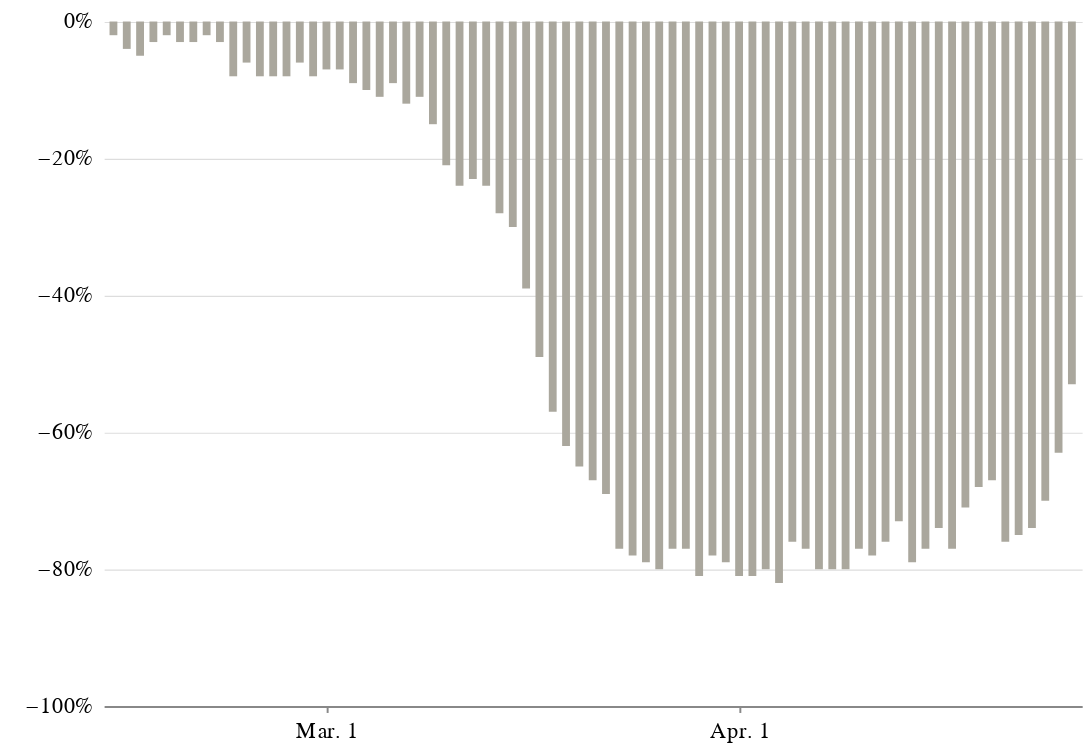

This figure's notebook cell:
### Code cell
europe_agg_chart = alt.Chart(europe_date_agg).mark_bar(size=4,color='#AAA79D').encode(
    x=alt.X('date_:T', title='', axis=alt.Axis(grid=False, tickCount=3, format='%b. %-d')),
    y=alt.Y('pct_diff:Q', title='', axis=alt.Axis(gridWidth=.6,\
    gridColor='#dddddd',offset=3,tickSize=0,domainOpacity=0,tickCount=4, format='%'), \
            scale=alt.Scale(domain=(-1, 0)))
).properties(width=500, height=350,
    title=''
)

(europe_agg_chart).configure_view(strokeOpacity=0)

### Figure 1 — Vega-Lite specification as saved in the notebook (floating-point values rounded to 4 significant figures)
{"config": {"view": {"width": 800, "height": 450, "strokeOpacity": 0}, "background": "#ffffff", "title": {"anchor": "start", "font": "Benton Gothic Bold, sans", "fontColor": "#000000", "fontSize": 22, "fontWeight": "normal"}, "arc": {"fill": "#82c6df"}, "area": {"fill": "#82c6df"}, "line": {"stroke": "#82c6df", "strokeWidth": 3}, "path": {"stroke": "#82c6df"}, "rect": {"fill": "#82c6df"}, "shape": {"stroke": "#82c6df"}, "bar": {"fill": "#82c6df"}, "point": {"stroke": "#82c6df"}, "symbol": {"fill": "#82c6df", "size": 30}, "axis": {"titleFont": "Benton Gothic Bold, sans", "titleFontSize": 13, "titleFontWeight": "normal", "labelFont": "Benton Gothic, sans", "labelFontSize": 11.5, "labelFontWeight": "normal"}, "axisX": {"labelAngle": 0, "labelPadding": 4, "tickSize": 3}, "axisY": {"labelBaseline": "middle", "maxExtent": 45, "minExtent": 45, "tickSize": 2, "titleAlign": "left", "titleAngle": 0, "titleX": -45, "titleY": -11}, "legend": {"titleFont": "Benton Gothic Bold, sans", "titleFontSize": 13, "titleFontWeight": "normal", "symbolType": "square", "labelFont": "Benton Gothic, sans", "labelFontSize": 11.5}, "range": {"category": ["#3580b1", "#ec8431", "#ab7fb4", "#c89d29", "#adc839", "#829eb1"], "diverging": ["#e68a4f", "#f4bb6a", "#f9e39c", "#dadfe2", "#a6b7c6", "#849eae"], "heatmap": ["#fbf2c7", "#f9e39c", "#f8d36e", "#f4bb6a", "#e68a4f", "#d15a40", "#ab4232"], "ordinal": ["#fbf2c7", "#f9e39c", "#f8d36e", "#f4bb6a", "#e68a4f", "#d15a40", "#ab4232"], "ramp": ["#fbf2c7", "#f9e39c", "#f8d36e", "#f4bb6a", "#e68a4f", "#d15a40", "#ab4232"]}}, "data": {"name": "data-d2e73dce2662034cc313d46f9ae15cb2"}, "mark": {"type": "bar", "color": "#AAA79D", "size": 4}, "encoding": {"x": {"type": "temporal", "axis": {"format": "%b. %-d", "grid": false, "tickCount": 3}, "field": "date_", "title": ""}, "y": {"type": "quantitative", "axis": {"domainOpacity": 0, "format": "%", "gridColor": "#dddddd", "gridWidth": 0.6, "offset": 3, "tickCount": 4, "tickSize": 0}, "field": "pct_diff", "scale": {"domain": [-1, 0]}, "title": ""}}, "height": 350, "title": "", "width": 500, "$schema": "https://vega.github.io/schema/vega-lite/v4.0.2.json", "datasets": {"data-d2e73dce2662034cc313d46f9ae15cb2": [{"date_": "2/14/20", "scheduled_mean": 337.2, "scheduled_sum": 10453, "departed_mean": 331.3, "departed_sum": 10269, "sum_diff": -184, "pct_diff": -0.02}, {"date_": "2/15/20", "scheduled_mean": 289.5, "scheduled_sum": 9264, "departed_mean": 279.1, "departed_sum": 8931, "sum_diff": -333, "pct_diff": -0.04}, {"date_": "2/16/20", "scheduled_mean": 337.6, "scheduled_sum": 10802, "departed_mean": 320.2, "departed_sum": 10245, "sum_diff": -557, "pct_diff": -0.05}, {"date_": "2/17/20", "scheduled_mean": 339.0, "scheduled_sum": 10848, "departed_mean": 329.9, "departed_sum": 10556, "sum_diff": -292, "pct_diff": -0.03}, {"date_": "2/18/20", "scheduled_mean": 309.8, "scheduled_sum": 9913, "departed_mean": 302.3, "departed_sum": 9673, "sum_diff": -240, "pct_diff": -0.02}, {"date_": "2/19/20", "scheduled_mean": 322.1, "scheduled_sum": 10307, "departed_mean": 312.4, "departed_sum": 9996, "sum_diff": -311, "pct_diff": -0.03}, {"date_": "2/20/20", "scheduled_mean": 336.9, "scheduled_sum": 10781, "departed_mean": 326.0, "departed_sum": 10432, "sum_diff": -349, "pct_diff": -0.03}, {"date_": "2/21/20", "scheduled_mean": 351.6, "scheduled_sum": 11250, "departed_mean": 343.8, "departed_sum": 11000, "sum_diff": -250, "pct_diff": -0.02}, {"date_": "2/22/20", "scheduled_mean": 295.2, "scheduled_sum": 9446, "departed_mean": 285.8, "departed_sum": 9147, "sum_diff": -299, "pct_diff": -0.03}, {"date_": "2/23/20", "scheduled_mean": 350.9, "scheduled_sum": 11229, "departed_mean": 323.2, "departed_sum": 10343, "sum_diff": -886, "pct_diff": -0.08}, {"date_": "2/24/20", "scheduled_mean": 352.2, "scheduled_sum": 11270, "departed_mean": 332.1, "departed_sum": 10628, "sum_diff": -642, "pct_diff": -0.06}, {"date_": "2/25/20", "scheduled_mean": 326.4, "scheduled_sum": 10445, "departed_mean": 301.1, "departed_sum": 9636, "sum_diff": -809, "pct_diff": -0.08}, {"date_": "2/26/20", "scheduled_mean": 339.3, "scheduled_sum": 10859, "departed_mean": 313.3, "departed_sum": 10025, "sum_diff": -834, "pct_diff": -0.08}, {"date_": "2/27/20", "scheduled_mean": 352.8, "scheduled_sum": 11291, "departed_mean": 323.2, "departed_sum": 10344, "sum_diff": -947, "pct_diff": -0.08}, {"date_": "2/28/20", "scheduled_mean": 365.1, "scheduled_sum": 11684, "departed_mean": 341.8, "departed_sum": 10936, "sum_diff": -748, "pct_diff": -0.06}, {"date_": "2/29/20", "scheduled_mean": 308.2, "scheduled_sum": 9863, "departed_mean": 282.1, "departed_sum": 9028, "sum_diff": -835, "pct_diff": -0.08}, {"date_": "3/1/20", "scheduled_mean": 349.8, "scheduled_sum": 11193, "departed_mean": 325.8, "departed_sum": 10425, "sum_diff": -768, "pct_diff": -0.07}, {"date_": "3/10/20", "scheduled_mean": 335.0, "scheduled_sum": 10719, "departed_mean": 263.8, "departed_sum": 8441, "sum_diff": -2278, "pct_diff": -0.21}, {"date_": "3/11/20", "scheduled_mean": 345.2, "scheduled_sum": 11048, "departed_mean": 261.2, "departed_sum": 8358, "sum_diff": -2690, "pct_diff": -0.24}, {"date_": "3/12/20", "scheduled_mean": 355.6, "scheduled_sum": 11380, "departed_mean": 272.4, "departed_sum": 8717, "sum_diff": -2663, "pct_diff": -0.23}, {"date_": "3/13/20", "scheduled_mean": 367.7, "scheduled_sum": 11765, "departed_mean": 279.3, "departed_sum": 8938, "sum_diff": -2827, "pct_diff": -0.24}, {"date_": "3/14/20", "scheduled_mean": 307.5, "scheduled_sum": 9840, "departed_mean": 220.6, "departed_sum": 7058, "sum_diff": -2782, "pct_diff": -0.28}, {"date_": "3/15/20", "scheduled_mean": 340.2, "scheduled_sum": 10886, "departed_mean": 239.7, "departed_sum": 7669, "sum_diff": -3217, "pct_diff": -0.3}, {"date_": "3/16/20", "scheduled_mean": 333.1, "scheduled_sum": 10660, "departed_mean": 203.4, "departed_sum": 6509, "sum_diff": -4151, "pct_diff": -0.39}, {"date_": "3/17/20", "scheduled_mean": 215.8, "scheduled_sum": 6906, "departed_mean": 109.4, "departed_sum": 3501, "sum_diff": -3405, "pct_diff": -0.49}, {"date_": "3/18/20", "scheduled_mean": 319.8, "scheduled_sum": 10234, "departed_mean": 137.5, "departed_sum": 4401, "sum_diff": -5833, "pct_diff": -0.57}, {"date_": "3/19/20", "scheduled_mean": 333.0, "scheduled_sum": 10657, "departed_mean": 127.5, "departed_sum": 4079, "sum_diff": -6578, "pct_diff": -0.62}, {"date_": "3/2/20", "scheduled_mean": 356.3, "scheduled_sum": 11402, "departed_mean": 331.0, "departed_sum": 10591, "sum_diff": -811, "pct_diff": -0.07}, {"date_": "3/20/20", "scheduled_mean": 168.9, "scheduled_sum": 5404, "departed_mean": 58.81, "departed_sum": 1882, "sum_diff": -3522, "pct_diff": -0.65}, {"date_": "3/21/20", "scheduled_mean": 282.4, "scheduled_sum": 9036, "departed_mean": 92.66, "departed_sum": 2965, "sum_diff": -6071, "pct_diff": -0.67}, {"date_": "3/22/20", "scheduled_mean": 310.2, "scheduled_sum": 9925, "departed_mean": 95.03, "departed_sum": 3041, "sum_diff": -6884, "pct_diff": -0.69}, {"date_": "3/23/20", "scheduled_mean": 288.8, "scheduled_sum": 9241, "departed_mean": 66.81, "departed_sum": 2138, "sum_diff": -7103, "pct_diff": -0.77}, {"date_": "3/24/20", "scheduled_mean": 259.4, "scheduled_sum": 8302, "departed_mean": 56.97, "departed_sum": 1823, "sum_diff": -6479, "pct_diff": -0.78}, {"date_": "3/25/20", "scheduled_mean": 260.7, "scheduled_sum": 8341, "departed_mean": 54.72, "departed_sum": 1751, "sum_diff": -6590, "pct_diff": -0.79}, {"date_": "3/26/20", "scheduled_mean": 263.5, "scheduled_sum": 8432, "departed_mean": 53.72, "departed_sum": 1719, "sum_diff": -6713, "pct_diff": -0.8}, {"date_": "3/27/20", "scheduled_mean": 248.6, "scheduled_sum": 7955, "departed_mean": 56.31, "departed_sum": 1802, "sum_diff": -6153, "pct_diff": -0.77}, {"date_": "3/28/20", "scheduled_mean": 193.1, "scheduled_sum": 6178, "departed_mean": 44.12, "departed_sum": 1412, "sum_diff": -4766, "pct_diff": -0.77}, {"date_": "3/29/20", "scheduled_mean": 235.2, "scheduled_sum": 7526, "departed_mean": 45.72, "departed_sum": 1463, "sum_diff": -6063, "pct_diff": -0.81}, {"date_": "3/3/20", "scheduled_mean": 333.7, "scheduled_sum": 10678, "departed_mean": 303.9, "departed_sum": 9726, "sum_diff": -952, "pct_diff": -0.09}, {"date_": "3/30/20", "scheduled_mean": 174.6, "scheduled_sum": 5587, "departed_mean": 38.72, "departed_sum": 1239, "sum_diff": -4348, "pct_diff": -0.78}, {"date_": "3/31/20", "scheduled_mean": 162.1, "scheduled_sum": 5186, "departed_mean": 34.0, "departed_sum": 1088, "sum_diff": -4098, "pct_diff": -0.79}, {"date_": "3/4/20", "scheduled_mean": 346.8, "scheduled_sum": 11097, "departed_mean": 311.2, "departed_sum": 9957, "sum_diff": -1140, "pct_diff": -0.1}, {"date_": "3/5/20", "scheduled_mean": 355.3, "scheduled_sum": 11371, "departed_mean": 316.5, "departed_sum": 10127, "sum_diff": -1244, "pct_diff": -0.11}, {"date_": "3/6/20", "scheduled_mean": 365.8, "scheduled_sum": 11706, "departed_mean": 331.2, "departed_sum": 10597, "sum_diff": -1109, "pct_diff": -0.09}, {"date_": "3/7/20", "scheduled_mean": 309.0, "scheduled_sum": 9887, "departed_mean": 270.6, "departed_sum": 8658, "sum_diff": -1229, "pct_diff": -0.12}, {"date_": "3/8/20", "scheduled_mean": 348.6, "scheduled_sum": 11156, "departed_mean": 309.6, "departed_sum": 9908, "sum_diff": -1248, "pct_diff": -0.11}, {"date_": "3/9/20", "scheduled_mean": 355.6, "scheduled_sum": 11380, "departed_mean": 300.8, "departed_sum": 9624, "sum_diff": -1756, "pct_diff": -0.15}, {"date_": "4/1/20", "scheduled_mean": 161.4, "scheduled_sum": 5164, "departed_mean": 29.91, "departed_sum": 957, "sum_diff": -4207, "pct_diff": -0.81}, {"date_": "4/10/20", "scheduled_mean": 92.31, "scheduled_sum": 2954, "departed_mean": 21.34, "departed_sum": 683, "sum_diff": -2271, "pct_diff": -0.77}, {"date_": "4/11/20", "scheduled_mean": 77.69, "scheduled_sum": 2486, "departed_mean": 16.84, "departed_sum": 539, "sum_diff": -1947, "pct_diff": -0.78}, {"date_": "4/12/20", "scheduled_mean": 77.06, "scheduled_sum": 2466, "departed_mean": 18.78, "departed_sum": 601, "sum_diff": -1865, "pct_diff": -0.76}, {"date_": "4/13/20", "scheduled_mean": 70.31, "scheduled_sum": 2250, "departed_mean": 18.72, "departed_sum": 599, "sum_diff": -1651, "pct_diff": -0.73}, {"date_": "4/14/20", "scheduled_mean": 84.53, "scheduled_sum": 2705, "departed_mean": 17.97, "departed_sum": 575, "sum_diff": -2130, "pct_diff": -0.79}, {"date_": "4/15/20", "scheduled_mean": 90.69, "scheduled_sum": 2902, "departed_mean": 20.66, "departed_sum": 661, "sum_diff": -2241, "pct_diff": -0.77}, {"date_": "4/16/20", "scheduled_mean": 76.22, "scheduled_sum": 2439, "departed_mean": 19.44, "departed_sum": 622, "sum_diff": -1817, "pct_diff": -0.74}, {"date_": "4/17/20", "scheduled_mean": 94.75, "scheduled_sum": 3032, "departed_mean": 22.0, "departed_sum": 704, "sum_diff": -2328, "pct_diff": -0.77}, {"date_": "4/18/20", "scheduled_mean": 61.53, "scheduled_sum": 1969, "departed_mean": 17.75, "departed_sum": 568, "sum_diff": -1401, "pct_diff": -0.71}, {"date_": "4/19/20", "scheduled_mean": 60.41, "scheduled_sum": 1933, "departed_mean": 19.62, "departed_sum": 628, "sum_diff": -1305, "pct_diff": -0.68}, {"date_": "4/2/20", "scheduled_mean": 148.9, "scheduled_sum": 4765, "departed_mean": 27.91, "departed_sum": 893, "sum_diff": -3872, "pct_diff": -0.81}, {"date_": "4/20/20", "scheduled_mean": 63.16, "scheduled_sum": 2021, "departed_mean": 20.62, "departed_sum": 660, "sum_diff": -1361, "pct_diff": -0.67}, {"date_": "4/21/20", "scheduled_mean": 76.97, "scheduled_sum": 2463, "departed_mean": 18.81, "departed_sum": 602, "sum_diff": -1861, "pct_diff": -0.76}, {"date_": "4/22/20", "scheduled_mean": 80.66, "scheduled_sum": 2581, "departed_mean": 19.78, "departed_sum": 633, "sum_diff": -1948, "pct_diff": -0.75}, {"date_": "4/23/20", "scheduled_mean": 77.59, "scheduled_sum": 2483, "departed_mean": 20.47, "departed_sum": 655, "sum_diff": -1828, "pct_diff": -0.74}, {"date_": "4/24/20", "scheduled_mean": 76.34, "scheduled_sum": 2443, "departed_mean": 22.81, "departed_sum": 730, "sum_diff": -1713, "pct_diff": -0.7}, {"date_": "4/25/20", "scheduled_mean": 52.12, "scheduled_sum": 1668, "departed_mean": 19.25, "departed_sum": 616, "sum_diff": -1052, "pct_diff": -0.63}, {"date_": "4/26/20", "scheduled_mean": 46.19, "scheduled_sum": 1478, "departed_mean": 21.72, "departed_sum": 695, "sum_diff": -783, "pct_diff": -0.53}, {"date_": "4/3/20", "scheduled_mean": 147.9, "scheduled_sum": 4733, "departed_mean": 29.62, "departed_sum": 948, "sum_diff": -3785, "pct_diff": -0.8}, {"date_": "4/4/20", "scheduled_mean": 132.6, "scheduled_sum": 4242, "departed_mean": 23.44, "departed_sum": 750, "sum_diff": -3492, "pct_diff": -0.82}, {"date_": "4/5/20", "scheduled_mean": 111.5, "scheduled_sum": 3568, "departed_mean": 26.44, "departed_sum": 846, "sum_diff": -2722, "pct_diff": -0.76}, {"date_": "4/6/20", "scheduled_mean": 101.9, "scheduled_sum": 3262, "departed_mean": 22.94, "departed_sum": 734, "sum_diff": -2528, "pct_diff": -0.77}, {"date_": "4/7/20", "scheduled_mean": 105.3, "scheduled_sum": 3370, "departed_mean": 20.84, "departed_sum": 667, "sum_diff": -2703, "pct_diff": -0.8}, {"date_": "4/8/20", "scheduled_mean": 112.8, "scheduled_sum": 3611, "departed_mean": 22.03, "departed_sum": 705, "sum_diff": -2906, "pct_diff": -0.8}, {"date_": "4/9/20", "scheduled_mean": 105.4, "scheduled_sum": 3373, "departed_mean": 21.53, "departed_sum": 689, "sum_diff": -2684, "pct_diff": -0.8}]}}
